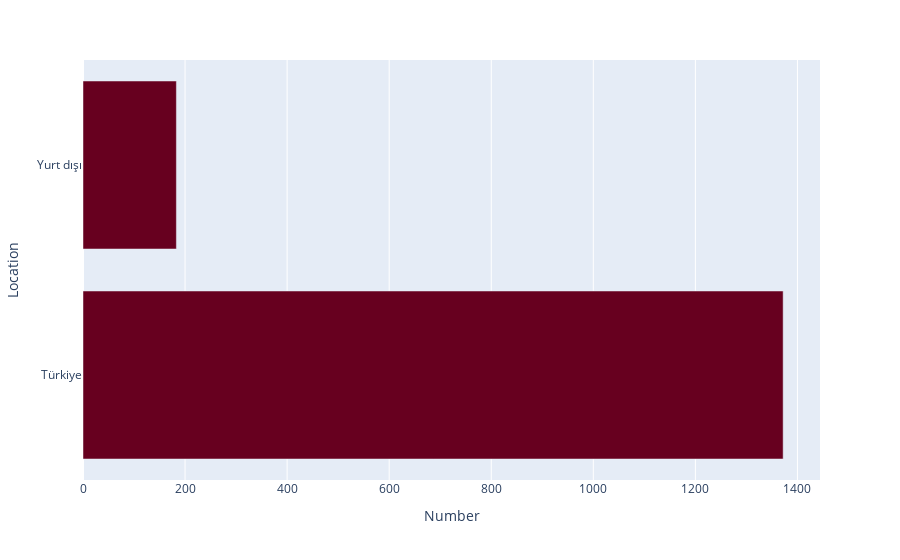

Notebook cell for this chart:
### Code cell
# Visualization of the work location distribution

location_sum = {}

for i in df['location'].unique():
    location_sum[i] = (df['location'] == i).sum()

location_df = pd.DataFrame({'Location': list(location_sum.keys()), 'Number': list(location_sum.values())})

fig = px.bar(location_df, x='Number', y='Location', color_discrete_sequence=px.colors.sequential.RdBu)

# show the plot
fig.show()

### Figure 1 — Plotly figure (JSON) as saved in the notebook; plotly's stock layout.template omitted (floating-point values rounded to 4 significant figures)
{"data": [{"alignmentgroup": "True", "hovertemplate": "Number=%{x}<br>Location=%{y}<extra></extra>", "legendgroup": "", "marker": {"color": "rgb(103,0,31)", "pattern": {"shape": ""}}, "name": "", "offsetgroup": "", "orientation": "h", "showlegend": false, "textposition": "auto", "type": "bar", "x": [1372, 183], "xaxis": "x", "y": ["Türkiye", "Yurt dışı"], "yaxis": "y"}], "layout": {"barmode": "relative", "legend": {"tracegroupgap": 0}, "margin": {"t": 60}, "xaxis": {"anchor": "y", "domain": [0, 1], "title": {"text": "Number"}}, "yaxis": {"anchor": "x", "domain": [0, 1], "title": {"text": "Location"}}}}
